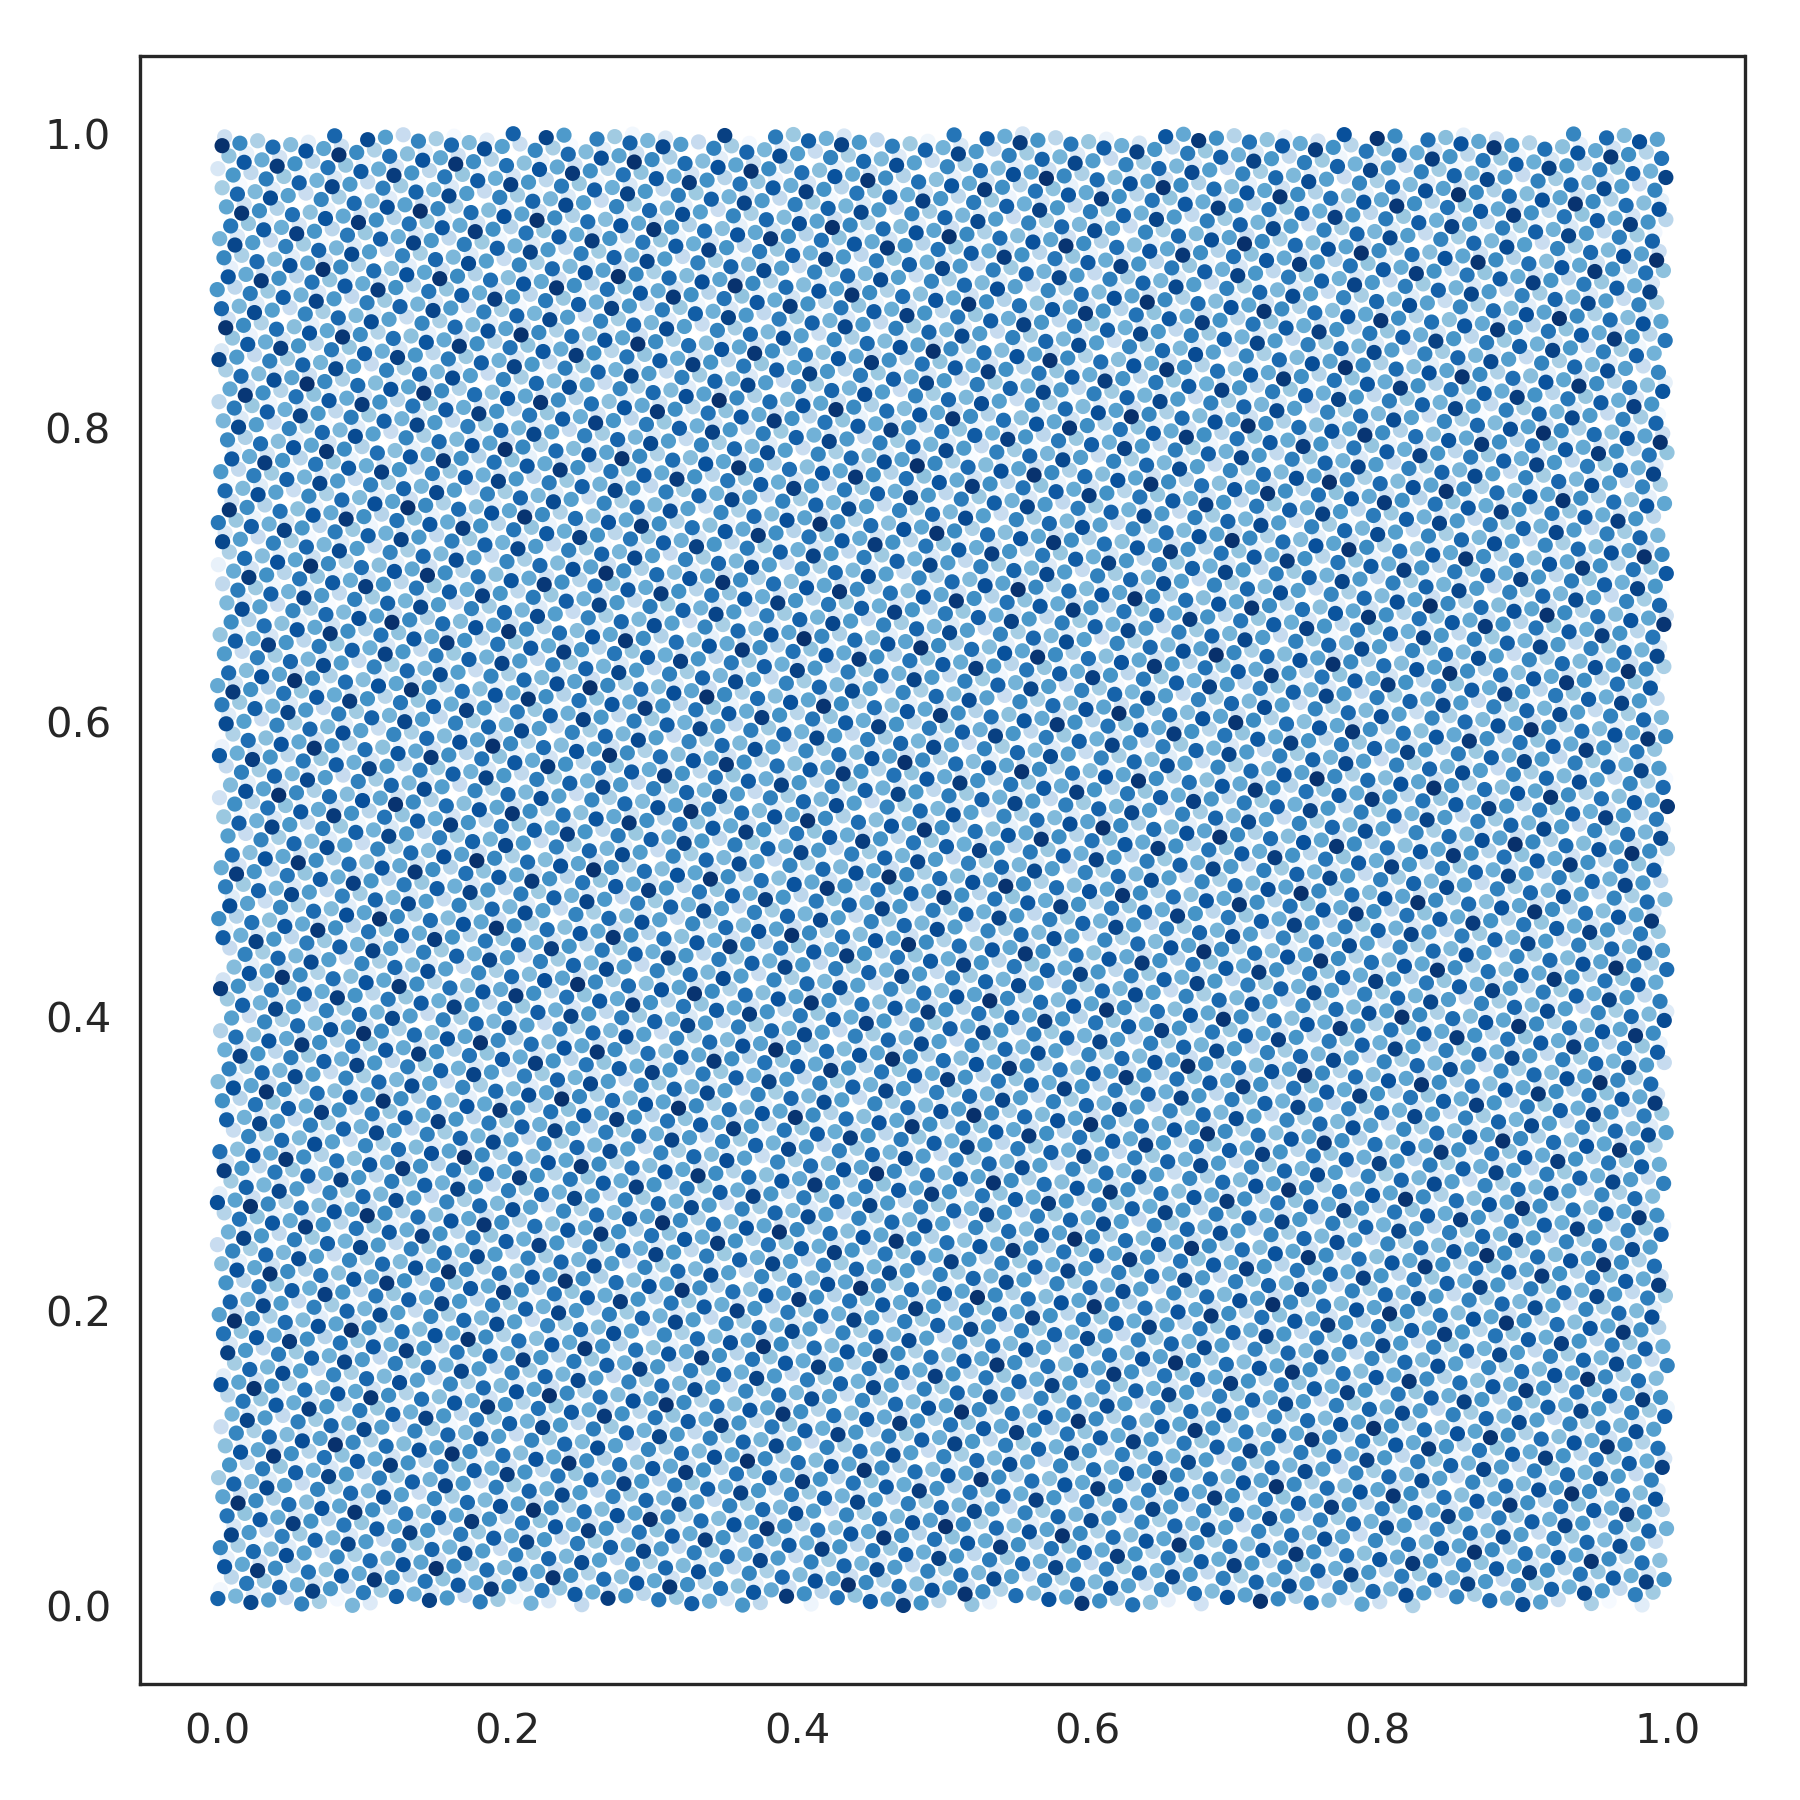

This chart was generated by the following Python code:
from nengolib.stats import Rd
rd = Rd().sample(10000, 2)

import matplotlib.pyplot as plt
plt.figure(figsize=(6, 6))
plt.scatter(*rd.T, c=np.arange(len(rd)), cmap='Blues', s=7)
plt.show()
